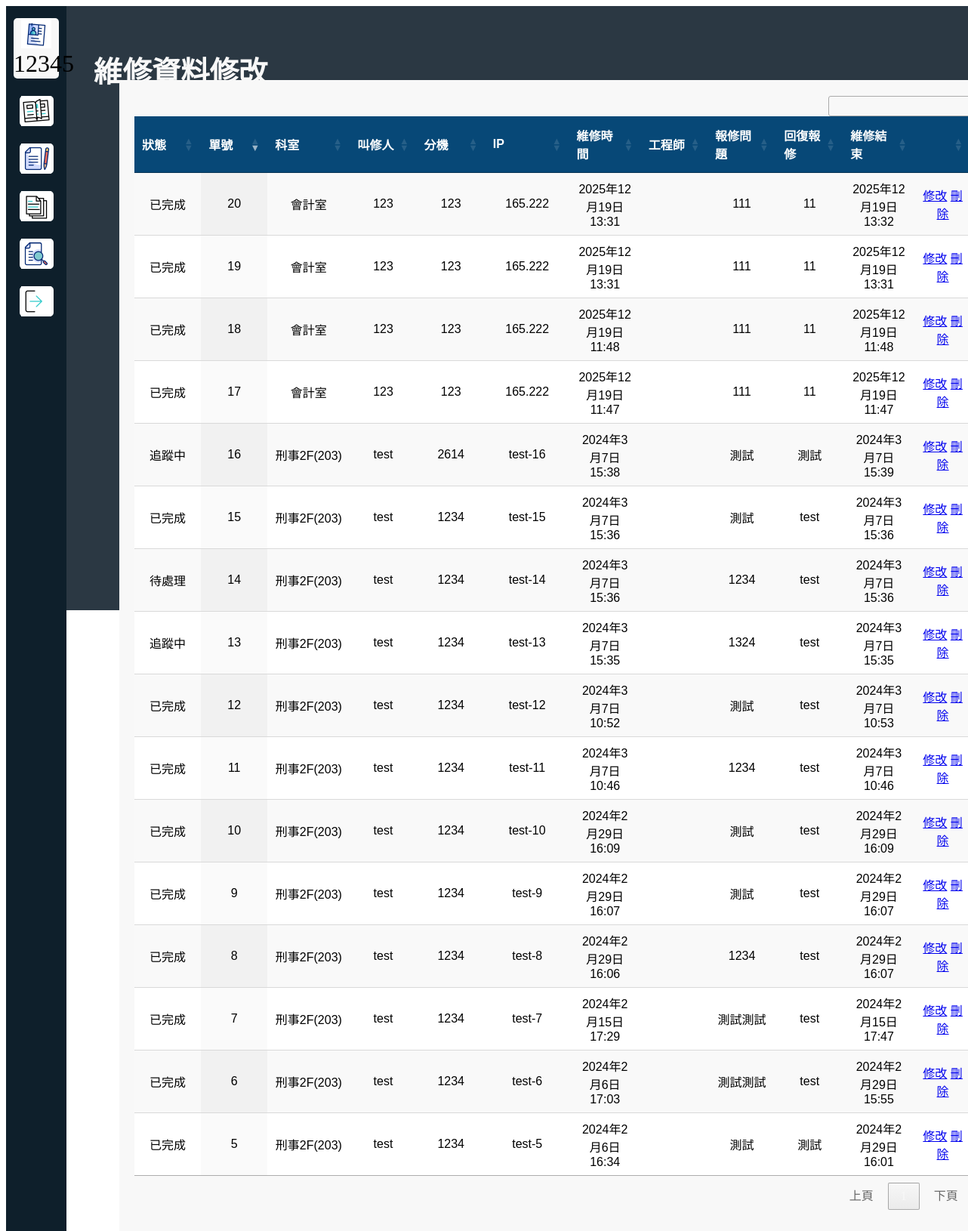
Page /inquire/ (signed in) on the committed database.
### repair/models.py (models this page shows, shortened)
class Repair(models.Model):
    ip = models.CharField(verbose_name="IP",max_length=255)
    ext = models.IntegerField(verbose_name="分機")
    name = models.CharField(verbose_name="叫修人",max_length=10)
    share = models.CharField(verbose_name="股別",max_length=255)
    jt = models.ForeignKey(verbose_name="職稱", to=Job_title, on_delete=models.CASCADE)
    repair_user = models.ForeignKey(User, on_delete=models.CASCADE, verbose_name="維修工程師", null=True, blank=True)
    location = models.ForeignKey(verbose_name="位置", to=Location, on_delete=models.CASCADE)
    F = models.IntegerField(verbose_name="樓層", default=0)
    office = models.CharField(verbose_name="科室",max_length=255)
    Q = models.CharField(verbose_name="報修問題",max_length=255)
    A = models.CharField(verbose_name="回復報修",max_length=255)
    state = models.ForeignKey(verbose_name="狀態", to=State, on_delete=models.CASCADE)
    start = models.DateTimeField(verbose_name="維修時間", auto_now=True)#每次更新就會更新時間
    finish = models.DateTimeField(verbose_name="維修結束", null=True, blank=True)
    class Meta:
        verbose_name_plural = "維修單"

class State(models.Model):
    name = models.CharField(verbose_name="狀態",max_length=5)
    def __str__(self):
        return self.name
    class Meta:
        verbose_name_plural = "狀態"

### repair/views.py (the view, shortened to what this page needs)
# urls.py: path('inquire/', inquire, name='inquire'),
@login_required
def inquire(request):
    inquires = Repair.objects.all()
    context = {
        'inquires': inquires
    }
    return render(request, 'Inquire.html', context)

### templates/Inquire.html (shortened to what this page needs)
{% load static %}
{% block content %}
<link rel="stylesheet" href="{% static 'css/syindex.css' %}">
<link rel="stylesheet" href="{% static 'css/sheet.css' %}">
 <link rel="stylesheet" type="text/css" href="https://cdn.datatables.net/1.10.22/css/jquery.dataTables.min.css"/>
{% if request.user.is_authenticated %}
<nav id="nav">
    <ul>
      <li>
        <a class="meicon" id="workspace" ><img src="{% static 'img/dossier.gif' %}" width="40" height="40">{{request.user}}</a>
      </li>
      <li>
        <a class="icon" id="statistics" href="{% url 'index' %}"><img src="{% static 'img/book.gif' %}" width="40" height="40"></a>
      </li>
      <li>
        <a class="icon" id="config" href="{% url 'repair' %}"><img src="{% static 'img/edit.gif' %}" width="40" height="40"></a>
      </li>
      <li>
        <a class="icon" id="config" href="{% url 'inquire' %}"><img src="{% static 'img/document.gif' %}" width="40" height="40"></a>
      </li>
      <li>
        <a class="icon" id="config" href="{% url 'inquire' %}"><img src="{% static 'img/search-file.gif' %}" width="40" height="40"></a>
      </li>
      <li>
        <a class="icon" id="statistics" href="{% url 'logout' %}"><img src="{% static 'img/logout.gif' %}" width="40" height="40"></a>
      </li>
    </ul>
  </nav>
    {% endif %}
  <div id="workspace">
    <div id="title">
      <h1>維修資料修改</h1>
    </div>
    <div id="content">
      <div id="welcome">
<form action="" method="POST">
    <table width="auto" align="center" cellpadding="0" cellspacing="0" id="DataTalbe"  class="display"  >
    <thead class="thead-dark">
    <tr>
        <th>狀態</th>
        <th>單號</th>
        <th>科室</th>
        <th>叫修人</th>
        <th>分機</th>
        <th>IP</th>
        <th>維修時間</th>
        <th>工程師</th>
        <th>報修問題</th>
        <th>回復報修</th>
        <th>維修結束</th>
        <th></th>
    </tr>
    </thead>
    <tbody>
    {% for repair in inquires %}
        <tr>
        <td>{{ repair.state }}</td>
        <td>{{ repair.id }}</td>
        <td>{{ repair.office }}</td>
        <td>{{ repair.name }}</td>
        <td>{{ repair.ext }}</td>
        <td>{{ repair.ip }}</td>
        <td>{{ repair.start }}</td>
        <td>{{ repair.repairUser }}</td>
        <td>{{ repair.Q }}</td>
        <td>{{ repair.A }}</td>
        <td>{{ repair.finish }}</td>
        <td>
            <a href="{% url 'update' repair.id %}" class="btn btn-success">修改</a>
            <a href="{% url 'delete' repair.id %}" class="btn btn-warning">刪除</a>
        </td>
        </tr>
        {% endfor %}
        </tbody>
        </table>
</form>
</div>
</div>
</div>
{% endblock  %}

### static/css/syindex.css (style rules this page uses)
nav { width: 80px; height: 100%; position: fixed; background: #0e1f2b; z-index: 2; }
nav ul { list-style: none; padding: 0 0 0 0; }
nav .icon { width: 45px; height: 40px; display: block; margin: 0 auto -15px auto; background: #f8f8f8; border-radius: 5px; cursor: pointer; line-height: 40px; text-align: center; font-size: 2em; }
nav .meicon { width: 60px; height: 80px; display: block; margin: 0 auto -15px auto; background: #f8f8f8; border-radius: 5px; cursor: pointer; line-height: 40px; text-align: center; font-size: 2em; }
nav a { text-decoration: none; }
div#workspace { width: 100%; height: 100%; padding: 0 0 0 80px; background: #2b3843; }
div#title { max-width: 100%; height: 67.5px; color: #f8f8f8; font-family: 'Bitter', sans-serif; padding : 30px 0 0 36px; font-size: 1.2em; font-weight: 400; }
div#content { width: 70%; margin: 0 0 0 0; float:left; z-index: 0; color: #f8f8f8; }
div#welcome { width: 125%; margin: 0 0 0 70px; padding: 20px; background: #f8f8f8; border-radius: 5px; }

### static/css/sheet.css (style rules this page uses)
table { font-family: 'Oswald', sans-serif; border-collapse:collapse; }
th { background-color: #074877; color:#ffffff; width:25vw; height:75px; }
td { background-color:#ffffff; width:25vw; height:50px; text-align:center; }
tr { border-bottom: 1px solid #dddddd; }
tr:last-of-type { border-bottom: 2px solid #044750; }
tr:nth-of-type(even) td { background-color:#ffffff; }

### rows in the picture
Repair: state "已完成", id "5", office "刑事2F(203)", name "test", ext "1234", ip "test-5", start "2024年2月6日 16:34", Q "測試", A "測試", finish "2024年2月29日 16:01"
Repair: state "已完成", id "6", office "刑事2F(203)", name "test", ext "1234", ip "test-6", start "2024年2月6日 17:03", Q "測試測試", A "test", finish "2024年2月29日 15:55"
Repair: state "已完成", id "7", office "刑事2F(203)", name "test", ext "1234", ip "test-7", start "2024年2月15日 17:29", Q "測試測試", A "test", finish "2024年2月15日 17:47"
Repair: state "已完成", id "8", office "刑事2F(203)", name "test", ext "1234", ip "test-8", start "2024年2月29日 16:06", Q "1234", A "test", finish "2024年2月29日 16:07"
Repair: state "已完成", id "9", office "刑事2F(203)", name "test", ext "1234", ip "test-9", start "2024年2月29日 16:07", Q "測試", A "test", finish "2024年2月29日 16:07"
Repair: state "已完成", id "10", office "刑事2F(203)", name "test", ext "1234", ip "test-10", start "2024年2月29日 16:09", Q "測試", A "test", finish "2024年2月29日 16:09"
Repair: state "已完成", id "11", office "刑事2F(203)", name "test", ext "1234", ip "test-11", start "2024年3月7日 10:46", Q "1234", A "test", finish "2024年3月7日 10:46"
Repair: state "已完成", id "12", office "刑事2F(203)", name "test", ext "1234", ip "test-12", start "2024年3月7日 10:52", Q "測試", A "test", finish "2024年3月7日 10:53"
Repair: state "追蹤中", id "13", office "刑事2F(203)", name "test", ext "1234", ip "test-13", start "2024年3月7日 15:35", Q "1324", A "test", finish "2024年3月7日 15:35"
Repair: state "待處理", id "14", office "刑事2F(203)", name "test", ext "1234", ip "test-14", start "2024年3月7日 15:36", Q "1234", A "test", finish "2024年3月7日 15:36"
Repair: state "已完成", id "15", office "刑事2F(203)", name "test", ext "1234", ip "test-15", start "2024年3月7日 15:36", Q "測試", A "test", finish "2024年3月7日 15:36"
Repair: state "追蹤中", id "16", office "刑事2F(203)", name "test", ext "2614", ip "test-16", start "2024年3月7日 15:38", Q "測試", A "測試", finish "2024年3月7日 15:39"
Repair: state "已完成", id "17", office "會計室", name "123", ext "123", ip "165.222", start "2025年12月19日 11:47", Q "111", A "11", finish "2025年12月19日 11:47"
Repair: state "已完成", id "18", office "會計室", name "123", ext "123", ip "165.222", start "2025年12月19日 11:48", Q "111", A "11", finish "2025年12月19日 11:48"
Repair: state "已完成", id "19", office "會計室", name "123", ext "123", ip "165.222", start "2025年12月19日 13:31", Q "111", A "11", finish "2025年12月19日 13:31"
Repair: state "已完成", id "20", office "會計室", name "123", ext "123", ip "165.222", start "2025年12月19日 13:31", Q "111", A "11", finish "2025年12月19日 13:32"

### other values in the picture
{{ request.user }} "12345"
